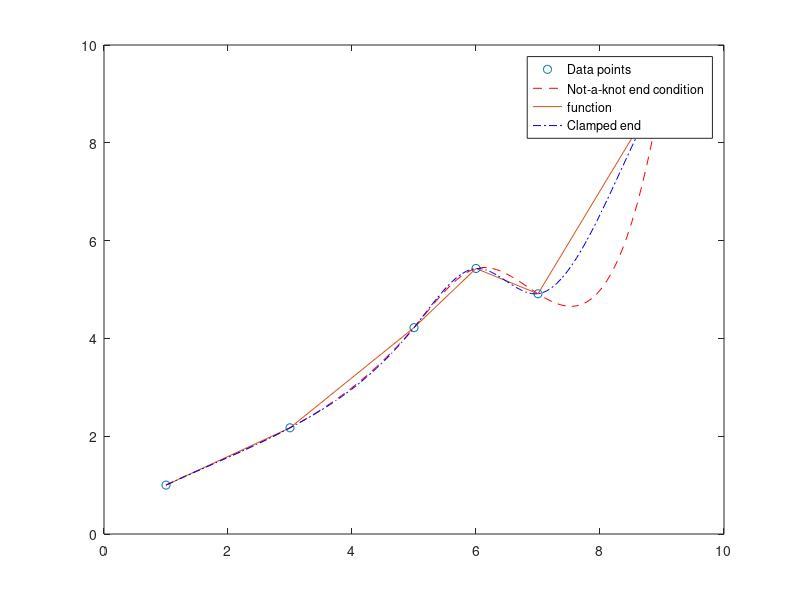

Write MATLAB code to recreate this figure.
function punto187
    x = [1 3 5 6 7 9];
    y = [1.000 2.172 4.220 5.430 4.912 9.120];
    f = 0.0185*x.^5-0.444*x.^4+3.9125*x.^3-15.456*x.^2+27.069*x-14.1;
    x1 = linspace(1,9);

    %Not a knot
    yy = interp1(x,y,x1,'spline');
    
    %clamped end condition
    s1 = ((y(2)-y(1))/(x(2)-x(1)));
    s2 = ((y(6)-y(5))/(x(6)-x(5)));
    yc = [s1 f s2]; %Sloped end conditions
    yyc = spline(x,yc,x1);
    plot(x,y,'o',x1,yy,'r--',x,f,'-',x1,yyc,'b-.')
    legend('Data points','Not-a-knot end condition','function','Clamped end')
end